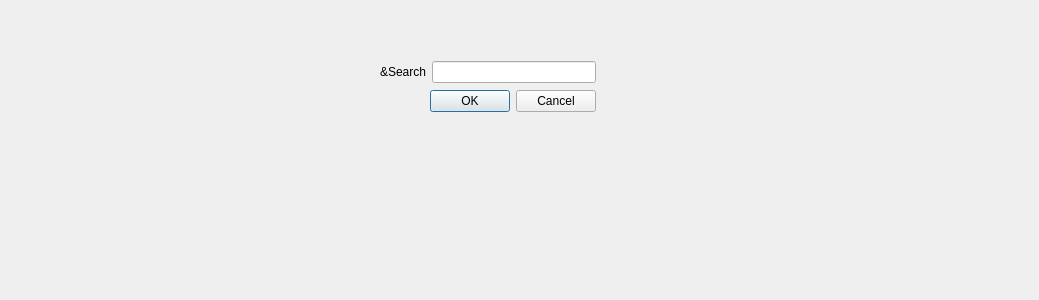
<?xml version="1.0" encoding="UTF-8"?>
<ui version="4.0">
 <class>FindDialog</class>
 <widget class="QDialog" name="FindDialog">
  <property name="geometry">
   <rect>
    <x>0</x>
    <y>0</y>
    <width>1039</width>
    <height>300</height>
   </rect>
  </property>
  <property name="windowTitle">
   <string>Dialog</string>
  </property>
  <widget class="QWidget" name="layoutWidget">
   <property name="geometry">
    <rect>
     <x>380</x>
     <y>60</y>
     <width>216</width>
     <height>55</height>
    </rect>
   </property>
   <layout class="QVBoxLayout" name="verticalLayout">
    <item>
     <layout class="QHBoxLayout" name="horizontalLayout">
      <item>
       <widget class="QLabel" name="label">
        <property name="text">
         <string>&amp;Search</string>
        </property>
       </widget>
      </item>
      <item>
       <widget class="QLineEdit" name="lineEdit"/>
      </item>
     </layout>
    </item>
    <item>
     <layout class="QHBoxLayout" name="horizontalLayout_2">
      <item>
       <spacer name="horizontalSpacer">
        <property name="orientation">
         <enum>Qt::Horizontal</enum>
        </property>
        <property name="sizeHint" stdset="0">
         <size>
          <width>40</width>
          <height>20</height>
         </size>
        </property>
       </spacer>
      </item>
      <item>
       <widget class="QPushButton" name="pushButton">
        <property name="text">
         <string>OK</string>
        </property>
       </widget>
      </item>
      <item>
       <widget class="QPushButton" name="pushButton_2">
        <property name="text">
         <string>Cancel</string>
        </property>
       </widget>
      </item>
     </layout>
    </item>
   </layout>
  </widget>
 </widget>
 <resources/>
 <connections>
  <connection>
   <sender>pushButton</sender>
   <signal>clicked()</signal>
   <receiver>FindDialog</receiver>
   <slot>accept()</slot>
   <hints>
    <hint type="sourcelabel">
     <x>440</x>
     <y>106</y>
    </hint>
    <hint type="destinationlabel">
     <x>356</x>
     <y>128</y>
    </hint>
   </hints>
  </connection>
  <connection>
   <sender>pushButton_2</sender>
   <signal>clicked()</signal>
   <receiver>FindDialog</receiver>
   <slot>reject()</slot>
   <hints>
    <hint type="sourcelabel">
     <x>538</x>
     <y>104</y>
    </hint>
    <hint type="destinationlabel">
     <x>618</x>
     <y>138</y>
    </hint>
   </hints>
  </connection>
 </connections>
</ui>
